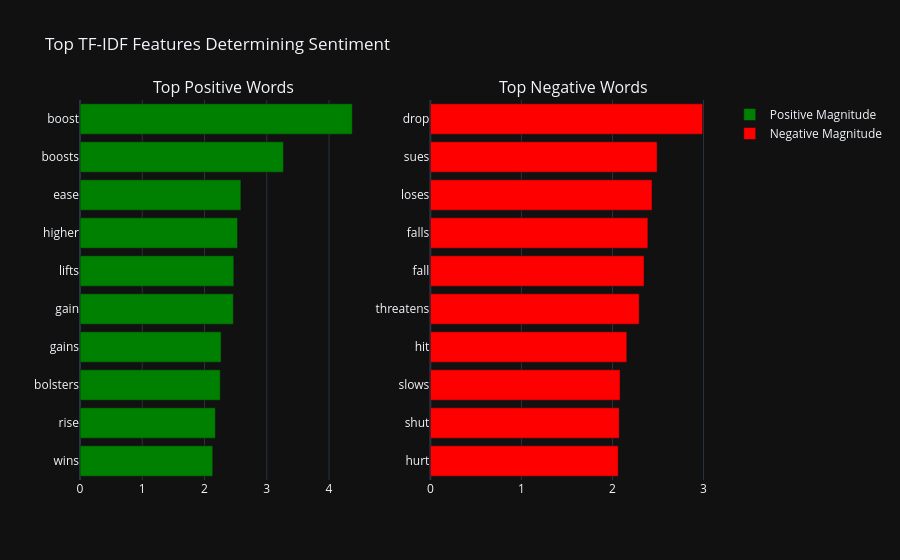

Notebook code cell kept with this figure:
### Code cell
# 2. Top TF-IDF terms: positive vs. negative
feature_names = tfidf.get_feature_names_out()
lr_tfidf = LogisticRegression(max_iter=1000)
lr_tfidf.fit(X_train_tfidf, y_train)

# In multi-class LogisticRegression, classes are ordered alphabetically: ['negative', 'neutral', 'positive']
# Index 0 is the negative class, Index 2 is the positive class.
coefs_neg = lr_tfidf.coef_[0] 
coefs_pos = lr_tfidf.coef_[2] 

# Get indices corresponding to the largest positive weights for each respective class
top_positive_idx = np.argsort(coefs_pos)[-10:]
top_negative_idx = np.argsort(coefs_neg)[-10:]

top_pos_words = [feature_names[i] for i in top_positive_idx]
top_neg_words = [feature_names[i] for i in top_negative_idx]

fig = make_subplots(rows=1, cols=2, subplot_titles=("Top Positive Words", "Top Negative Words"))

# Positive words
fig.add_trace(go.Bar(
    y=top_pos_words, 
    x=coefs_pos[top_positive_idx], 
    orientation='h', 
    marker=dict(color='green'), 
    name='Positive Magnitude'
), row=1, col=1)

# Negative words
fig.add_trace(go.Bar(
    y=top_neg_words, 
    x=coefs_neg[top_negative_idx], 
    orientation='h', 
    marker=dict(color='red'), 
    name='Negative Magnitude'
), row=1, col=2)

fig.update_layout(title_text='Top TF-IDF Features Determining Sentiment', template='plotly_dark', showlegend=True)
fig.show()

### Figure 1 — Plotly figure (JSON) as saved in the notebook; plotly's stock layout.template omitted (floating-point values rounded to 4 significant figures)
{"data": [{"marker": {"color": "green"}, "name": "Positive Magnitude", "orientation": "h", "type": "bar", "x": [2.132, 2.174, 2.253, 2.266, 2.463, 2.471, 2.531, 2.584, 3.268, 4.374], "xaxis": "x", "y": ["wins", "rise", "bolsters", "gains", "gain", "lifts", "higher", "ease", "boosts", "boost"], "yaxis": "y"}, {"marker": {"color": "red"}, "name": "Negative Magnitude", "orientation": "h", "type": "bar", "x": [2.063, 2.074, 2.084, 2.158, 2.294, 2.347, 2.389, 2.434, 2.491, 2.991], "xaxis": "x2", "y": ["hurt", "shut", "slows", "hit", "threatens", "fall", "falls", "loses", "sues", "drop"], "yaxis": "y2"}], "layout": {"annotations": [{"font": {"size": 16}, "showarrow": false, "text": "Top Positive Words", "x": 0.225, "xanchor": "center", "xref": "paper", "y": 1, "yanchor": "bottom", "yref": "paper"}, {"font": {"size": 16}, "showarrow": false, "text": "Top Negative Words", "x": 0.775, "xanchor": "center", "xref": "paper", "y": 1, "yanchor": "bottom", "yref": "paper"}], "showlegend": true, "title": {"text": "Top TF-IDF Features Determining Sentiment"}, "xaxis": {"anchor": "y", "domain": [0, 0.45]}, "xaxis2": {"anchor": "y2", "domain": [0.55, 1]}, "yaxis": {"anchor": "x", "domain": [0, 1]}, "yaxis2": {"anchor": "x2", "domain": [0, 1]}}}
